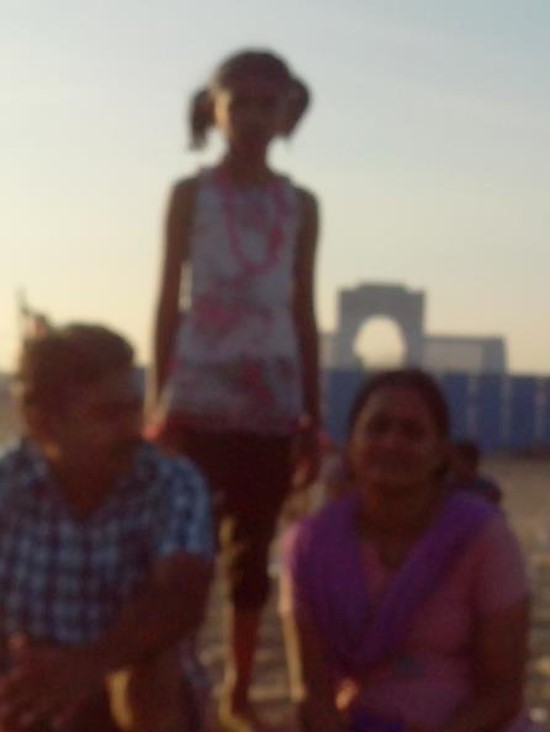
%> input picture digital-assignment-1/images/picture1.jpg, 550 x 732 px
$ octave decorrelation_stretch.m   (GNU Octave 9; MATLAB toolbox functions it lacks are replaced by stand-ins)
%> lines starting %> are read from the running program, lines starting %| are printed output that depends on the picture
% decorrelation stretch
clc
clear
close all

% reading the input image
I = imread('images\picture1.jpg');
%> I is the input picture: size 732x550x3 uint8; mean R, G, B 122.7, 105.8, 102.6
S = imadjust(I,stretchlim(I));
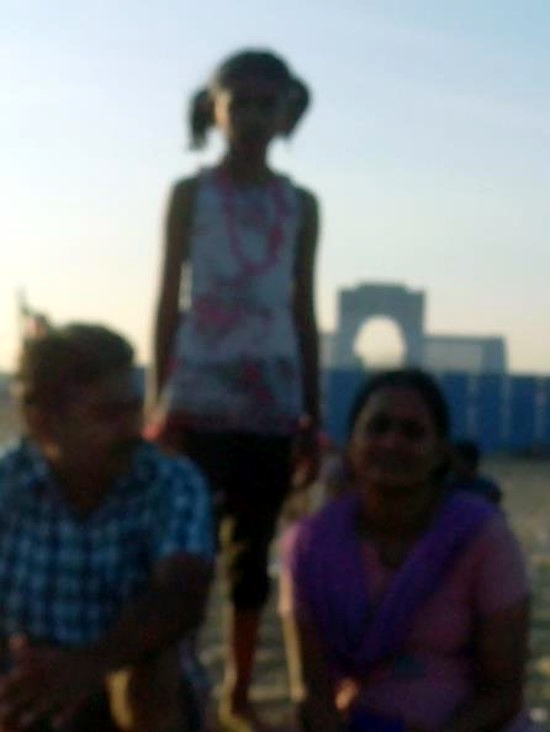
%> S: size 732x550x3 uint8; mean R, G, B 105.6, 109.3, 113
subplot(2,2,1);
imshow(I);
title('Original Image');

% image after contrast stretching
subplot(2,2,2);
imshow(S);
title('Contrast Stretched Image');

% histogram of original image
subplot(2,2,3);
imhist(I);
title('Histogram of Original Image');

% histogram after decorrelation stretching
subplot(2,2,4);
imhist(S);
title('Histogram of Decorrelation Stretched Image');
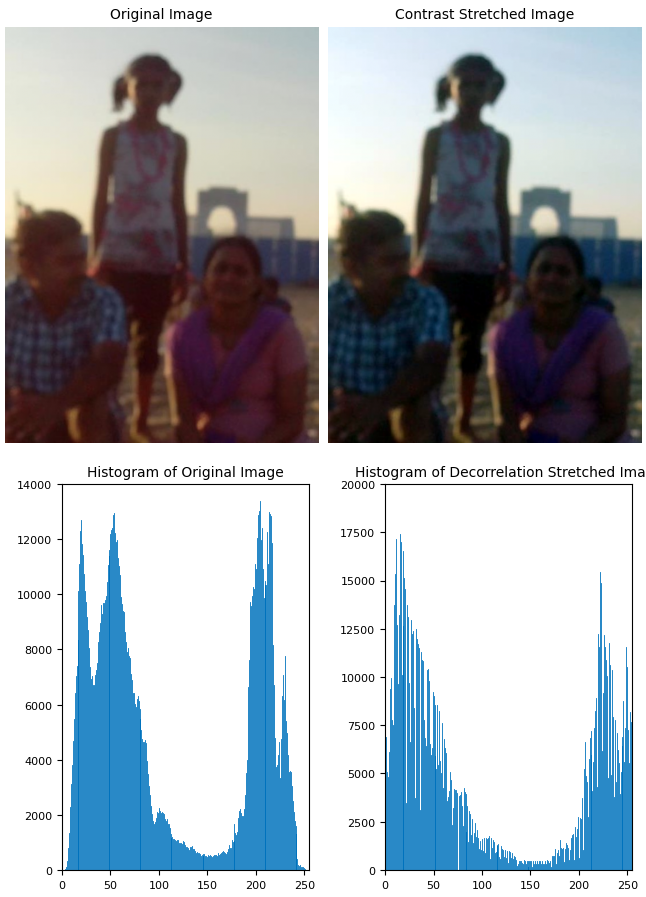
%> figure redrawn from the program's plot data, 4 panels

% metric to compare the results
%> (the run ends here)

$ run again, with digital-assignment-1/images/picture2.jpg copied over digital-assignment-1/images/picture1.jpg
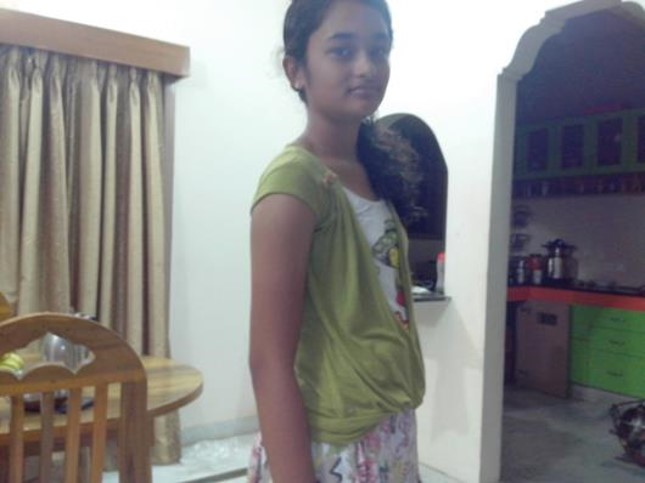
%> input picture digital-assignment-1/images/picture2.jpg, 645 x 483 px
%> I is the input picture: size 483x645x3 uint8; mean R, G, B 134.8, 133.3, 132.4
%> `S = imadjust(I,stretchlim(I));`:
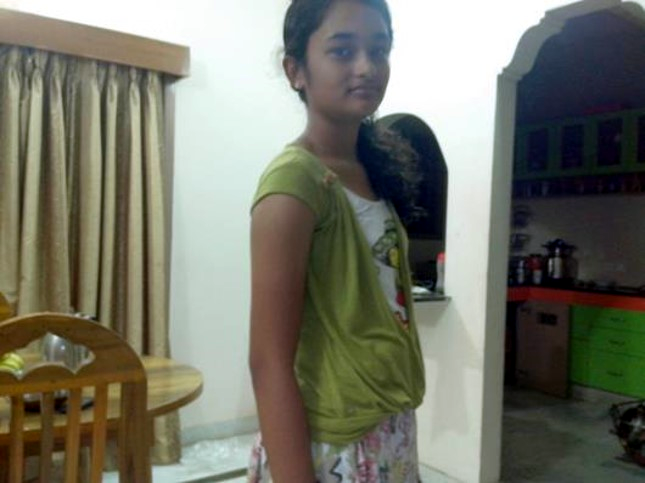
%> S: size 483x645x3 uint8; mean R, G, B 116.9, 117.7, 104.7
%> `title('Histogram of Decorrelation Stretched Image');`:
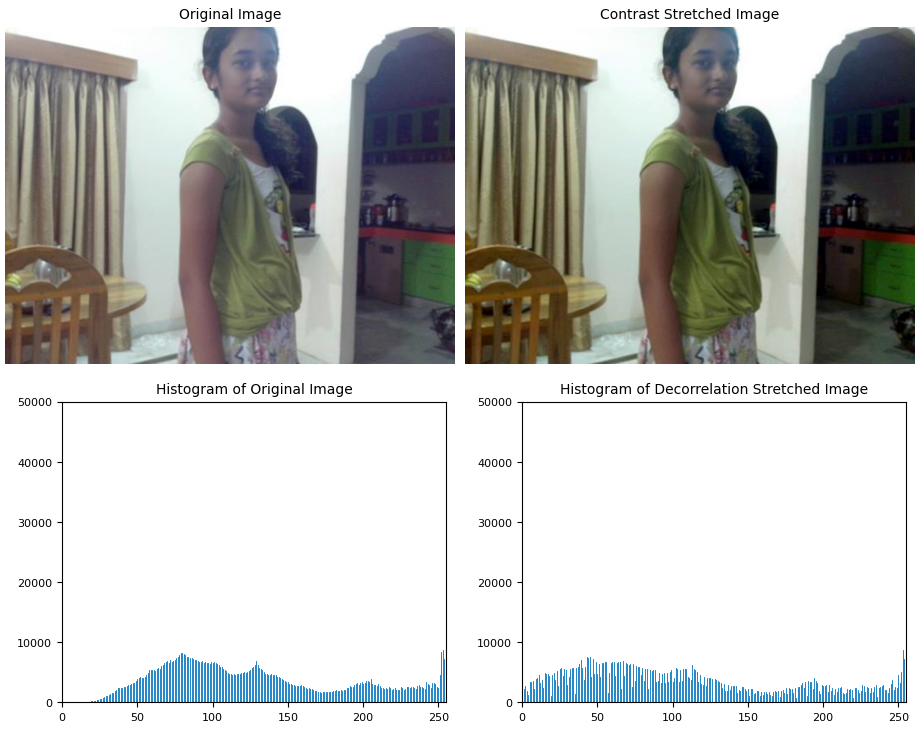
%> figure redrawn from the program's plot data, 4 panels
